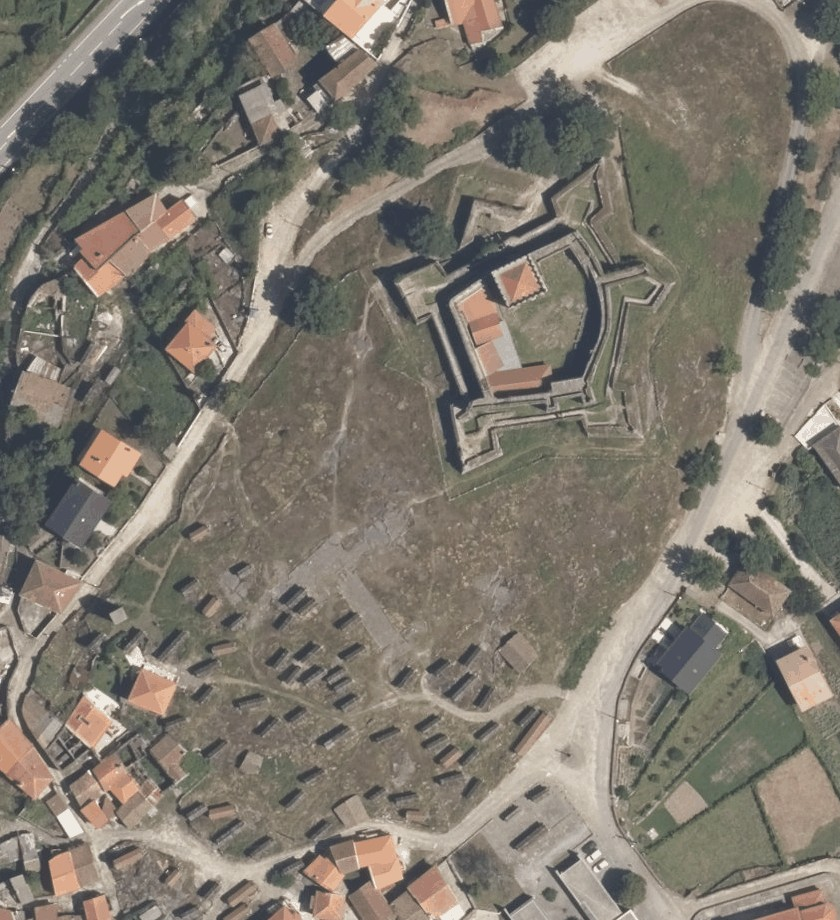
#> input picture pipeline/maquetas/lindoso/dados/orto.jpg, 840 x 920 px
$ python imagens.py
#> lines starting #> are read from the running program, lines starting #| are printed output that depends on the picture
"""Imagens da ficha de Lindoso: as fotografias cedidas ao castelos.site, o ortofotomapa de 2021 da DGT e o relevo
sombreado do MDS, do castelo aos espigueiros.

Uso: python3 pipeline/maquetas/lindoso/imagens.py PASTA_DAS_FOTOS
     →  public/imagens/lindoso/*.jpg

As fotografias com marca de água de outro autor (duas aéreas e uma do pátio), a infografia de jornal e a imagem de
satélite do Google ficam de fora.
"""
import sys
from pathlib import Path

import numpy as np
from PIL import Image
from scipy import ndimage

AQUI = Path(__file__).resolve().parent
SAIDA = AQUI.parents[2] / "public" / "imagens" / "lindoso"
SAIDA.mkdir(parents=True, exist_ok=True)

FOTOS = {
    "l01": "castelo-drone-sul",
    "l02": "castelo-e-albufeira",
    "l03": "castelo-e-espigueiros",
    "l04": "torre-face-sul",
    "l05": "torre-e-postigo",
    "l06": "porta-norte",
    "l07": "patio-e-museu",
    "l08": "eira-dos-espigueiros",
    "l09": "espigueiro",
    "l10": "espigueiro-e-castelo",
    "l11": "guarita-sueste",
}
if len(sys.argv) > 1:
    pasta = Path(sys.argv[1])
    for k, nome in FOTOS.items():
        f = next(pasta.glob(f"{k}.*"))
        im = Image.open(f).convert("RGB")
        if max(im.size) > 1600:
            im.thumbnail((1600, 1600), Image.LANCZOS)
        im.save(SAIDA / f"{nome}.jpg", quality=88)
        print(nome, im.size)

# ortofotomapa e relevo: 150 × 170 m, do castelo à eira dos espigueiros (norte para cima)
d = np.load(AQUI / "dados" / "lidar.npz")
#> (reads pipeline/maquetas/lindoso/dados/lidar.npz from the repository)
passo, x0, y0 = float(d["passo"]), float(d["x0"]), float(d["y0"])
mds = d["mds"] / 100.0 + float(d["base"])
XA, XB, YA, YB = -115.0, 50.0, -150.0, 45.0
orto = Image.open(AQUI / "dados" / "orto.jpg").convert("RGB")  # 25 cm, x -130..80, y -160..70
#> orto is the input picture: PIL image 840x920 RGB; mean R, G, B 125.5, 119.9, 109.9
op = 0.25
tam = (1320, 1560)
orto.crop((int((XA + 130) / op), int((70 - YB) / op), int((XB + 130) / op), int((70 - YA) / op))).resize(tam, Image.LANCZOS).save(
    SAIDA / "ortofotomapa-2021.jpg", quality=86)
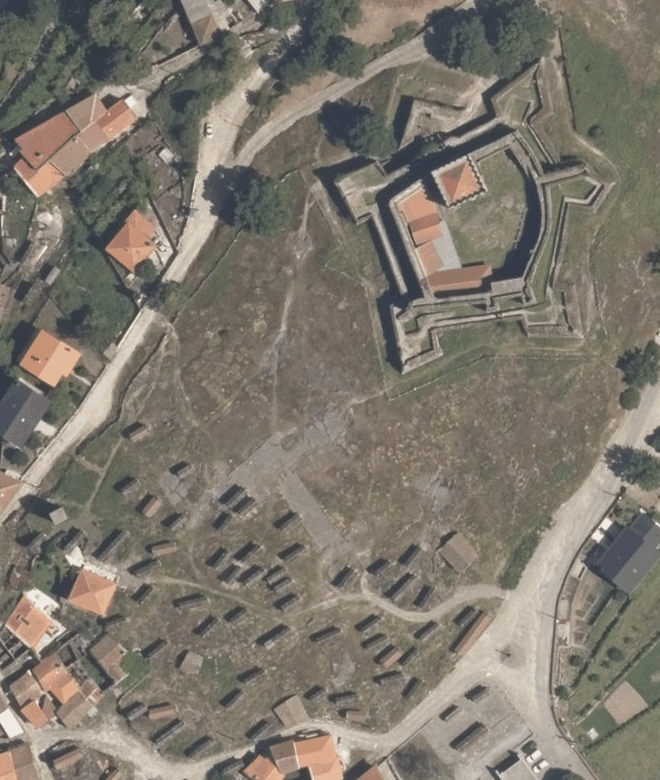
#> saved as ortofotomapa-2021.jpg: PIL image 1320x1560 RGB (shown at 1/2 size); mean R, G, B 125.1, 119.2, 108.7
c0, c1 = int((XA - x0) / passo), int((XB - x0) / passo)
r0, r1 = int((YA - y0) / passo), int((YB - y0) / passo)
m = np.flipud(mds[r0:r1, c0:c1])  # linha 0 = norte
gy, gx = np.gradient(ndimage.gaussian_filter(m, 0.6), passo)
gy = -gy
az, alt = np.radians(315), np.radians(45)
declive = np.arctan(np.hypot(gx, gy))
aspecto = np.arctan2(-gx, gy)
sombra = np.clip(np.sin(alt) * np.cos(declive) + np.cos(alt) * np.sin(declive) * np.cos(az - aspecto), 0, 1)
alt_n = np.clip((m - 440) / 40, 0, 1)
cor = np.stack([0.55 + 0.4 * alt_n, 0.6 + 0.3 * alt_n, 0.62 + 0.18 * alt_n], -1)
img = (cor * (0.25 + 0.85 * sombra[..., None])).clip(0, 1)
Image.fromarray((img * 255).astype(np.uint8)).resize(tam, Image.LANCZOS).save(SAIDA / "relevo-lidar.jpg", quality=86)
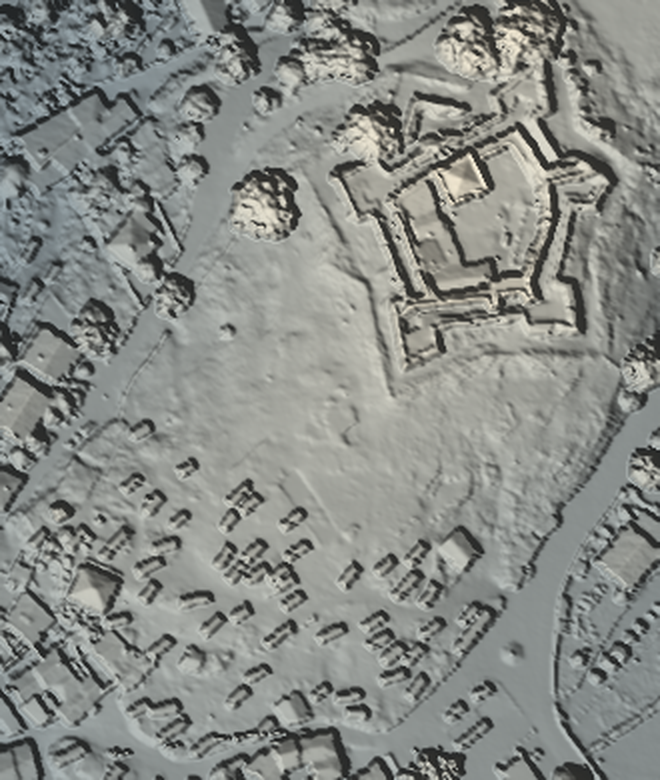
#> saved as relevo-lidar.jpg: PIL image 1320x1560 RGB (shown at 1/2 size); mean R, G, B 135.3, 138.2, 133.9
print("ok")
